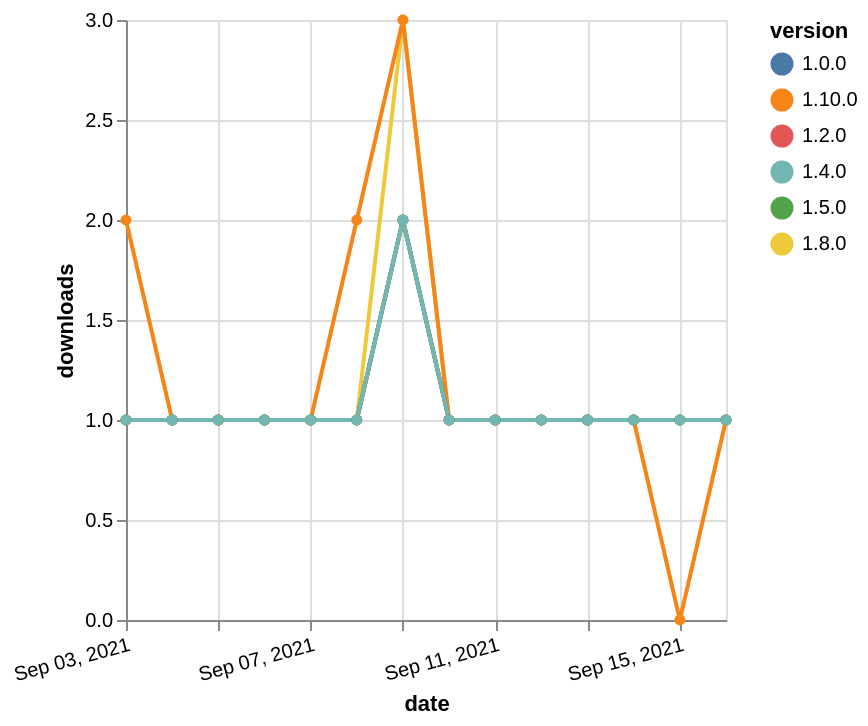

The Vega-Lite source for this figure:
### Vega-Lite specification from a JSON file in a GitHub repository (floating-point values rounded to 4 significant figures)
{"$schema": "https://vega.github.io/schema/vega-lite/v5.json", "description": "A simple bar chart with embedded data.", "data": {"values": [{"date": "2021-09-03", "total": 202, "delta": 1, "version": "1.8.0"}, {"date": "2021-09-04", "total": 203, "delta": 1, "version": "1.8.0"}, {"date": "2021-09-05", "total": 204, "delta": 1, "version": "1.8.0"}, {"date": "2021-09-06", "total": 205, "delta": 1, "version": "1.8.0"}, {"date": "2021-09-07", "total": 206, "delta": 1, "version": "1.8.0"}, {"date": "2021-09-08", "total": 207, "delta": 1, "version": "1.8.0"}, {"date": "2021-09-09", "total": 210, "delta": 3, "version": "1.8.0"}, {"date": "2021-09-10", "total": 211, "delta": 1, "version": "1.8.0"}, {"date": "2021-09-11", "total": 212, "delta": 1, "version": "1.8.0"}, {"date": "2021-09-12", "total": 213, "delta": 1, "version": "1.8.0"}, {"date": "2021-09-13", "total": 214, "delta": 1, "version": "1.8.0"}, {"date": "2021-09-14", "total": 215, "delta": 1, "version": "1.8.0"}, {"date": "2021-09-15", "total": 216, "delta": 1, "version": "1.8.0"}, {"date": "2021-09-16", "total": 217, "delta": 1, "version": "1.8.0"}, {"date": "2021-09-03", "total": 131, "delta": 2, "version": "1.10.0"}, {"date": "2021-09-04", "total": 132, "delta": 1, "version": "1.10.0"}, {"date": "2021-09-05", "total": 133, "delta": 1, "version": "1.10.0"}, {"date": "2021-09-06", "total": 134, "delta": 1, "version": "1.10.0"}, {"date": "2021-09-07", "total": 135, "delta": 1, "version": "1.10.0"}, {"date": "2021-09-08", "total": 137, "delta": 2, "version": "1.10.0"}, {"date": "2021-09-09", "total": 140, "delta": 3, "version": "1.10.0"}, {"date": "2021-09-10", "total": 141, "delta": 1, "version": "1.10.0"}, {"date": "2021-09-11", "total": 142, "delta": 1, "version": "1.10.0"}, {"date": "2021-09-12", "total": 143, "delta": 1, "version": "1.10.0"}, {"date": "2021-09-13", "total": 144, "delta": 1, "version": "1.10.0"}, {"date": "2021-09-14", "total": 145, "delta": 1, "version": "1.10.0"}, {"date": "2021-09-15", "total": 145, "delta": 0, "version": "1.10.0"}, {"date": "2021-09-16", "total": 146, "delta": 1, "version": "1.10.0"}, {"date": "2021-09-03", "total": 251, "delta": 1, "version": "1.0.0"}, {"date": "2021-09-04", "total": 252, "delta": 1, "version": "1.0.0"}, {"date": "2021-09-05", "total": 253, "delta": 1, "version": "1.0.0"}, {"date": "2021-09-06", "total": 254, "delta": 1, "version": "1.0.0"}, {"date": "2021-09-07", "total": 255, "delta": 1, "version": "1.0.0"}, {"date": "2021-09-08", "total": 256, "delta": 1, "version": "1.0.0"}, {"date": "2021-09-09", "total": 258, "delta": 2, "version": "1.0.0"}, {"date": "2021-09-10", "total": 259, "delta": 1, "version": "1.0.0"}, {"date": "2021-09-11", "total": 260, "delta": 1, "version": "1.0.0"}, {"date": "2021-09-12", "total": 261, "delta": 1, "version": "1.0.0"}, {"date": "2021-09-13", "total": 262, "delta": 1, "version": "1.0.0"}, {"date": "2021-09-14", "total": 263, "delta": 1, "version": "1.0.0"}, {"date": "2021-09-15", "total": 264, "delta": 1, "version": "1.0.0"}, {"date": "2021-09-16", "total": 265, "delta": 1, "version": "1.0.0"}, {"date": "2021-09-03", "total": 206, "delta": 1, "version": "1.2.0"}, {"date": "2021-09-04", "total": 207, "delta": 1, "version": "1.2.0"}, {"date": "2021-09-05", "total": 208, "delta": 1, "version": "1.2.0"}, {"date": "2021-09-06", "total": 209, "delta": 1, "version": "1.2.0"}, {"date": "2021-09-07", "total": 210, "delta": 1, "version": "1.2.0"}, {"date": "2021-09-08", "total": 211, "delta": 1, "version": "1.2.0"}, {"date": "2021-09-09", "total": 213, "delta": 2, "version": "1.2.0"}, {"date": "2021-09-10", "total": 214, "delta": 1, "version": "1.2.0"}, {"date": "2021-09-11", "total": 215, "delta": 1, "version": "1.2.0"}, {"date": "2021-09-12", "total": 216, "delta": 1, "version": "1.2.0"}, {"date": "2021-09-13", "total": 217, "delta": 1, "version": "1.2.0"}, {"date": "2021-09-14", "total": 218, "delta": 1, "version": "1.2.0"}, {"date": "2021-09-15", "total": 219, "delta": 1, "version": "1.2.0"}, {"date": "2021-09-16", "total": 220, "delta": 1, "version": "1.2.0"}, {"date": "2021-09-03", "total": 169, "delta": 1, "version": "1.5.0"}, {"date": "2021-09-04", "total": 170, "delta": 1, "version": "1.5.0"}, {"date": "2021-09-05", "total": 171, "delta": 1, "version": "1.5.0"}, {"date": "2021-09-06", "total": 172, "delta": 1, "version": "1.5.0"}, {"date": "2021-09-07", "total": 173, "delta": 1, "version": "1.5.0"}, {"date": "2021-09-08", "total": 174, "delta": 1, "version": "1.5.0"}, {"date": "2021-09-09", "total": 176, "delta": 2, "version": "1.5.0"}, {"date": "2021-09-10", "total": 177, "delta": 1, "version": "1.5.0"}, {"date": "2021-09-11", "total": 178, "delta": 1, "version": "1.5.0"}, {"date": "2021-09-12", "total": 179, "delta": 1, "version": "1.5.0"}, {"date": "2021-09-13", "total": 180, "delta": 1, "version": "1.5.0"}, {"date": "2021-09-14", "total": 181, "delta": 1, "version": "1.5.0"}, {"date": "2021-09-15", "total": 182, "delta": 1, "version": "1.5.0"}, {"date": "2021-09-16", "total": 183, "delta": 1, "version": "1.5.0"}, {"date": "2021-09-03", "total": 200, "delta": 1, "version": "1.4.0"}, {"date": "2021-09-04", "total": 201, "delta": 1, "version": "1.4.0"}, {"date": "2021-09-05", "total": 202, "delta": 1, "version": "1.4.0"}, {"date": "2021-09-06", "total": 203, "delta": 1, "version": "1.4.0"}, {"date": "2021-09-07", "total": 204, "delta": 1, "version": "1.4.0"}, {"date": "2021-09-08", "total": 205, "delta": 1, "version": "1.4.0"}, {"date": "2021-09-09", "total": 207, "delta": 2, "version": "1.4.0"}, {"date": "2021-09-10", "total": 208, "delta": 1, "version": "1.4.0"}, {"date": "2021-09-11", "total": 209, "delta": 1, "version": "1.4.0"}, {"date": "2021-09-12", "total": 210, "delta": 1, "version": "1.4.0"}, {"date": "2021-09-13", "total": 211, "delta": 1, "version": "1.4.0"}, {"date": "2021-09-14", "total": 212, "delta": 1, "version": "1.4.0"}, {"date": "2021-09-15", "total": 213, "delta": 1, "version": "1.4.0"}, {"date": "2021-09-16", "total": 214, "delta": 1, "version": "1.4.0"}]}, "width": "container", "mark": {"type": "line", "point": {"filled": true}}, "encoding": {"x": {"field": "date", "type": "temporal", "timeUnit": "yearmonthdate", "title": "date", "axis": {"labelAngle": -15}}, "y": {"field": "delta", "type": "quantitative", "title": "downloads"}, "color": {"field": "version", "type": "nominal"}, "tooltip": {"field": "delta"}}}
